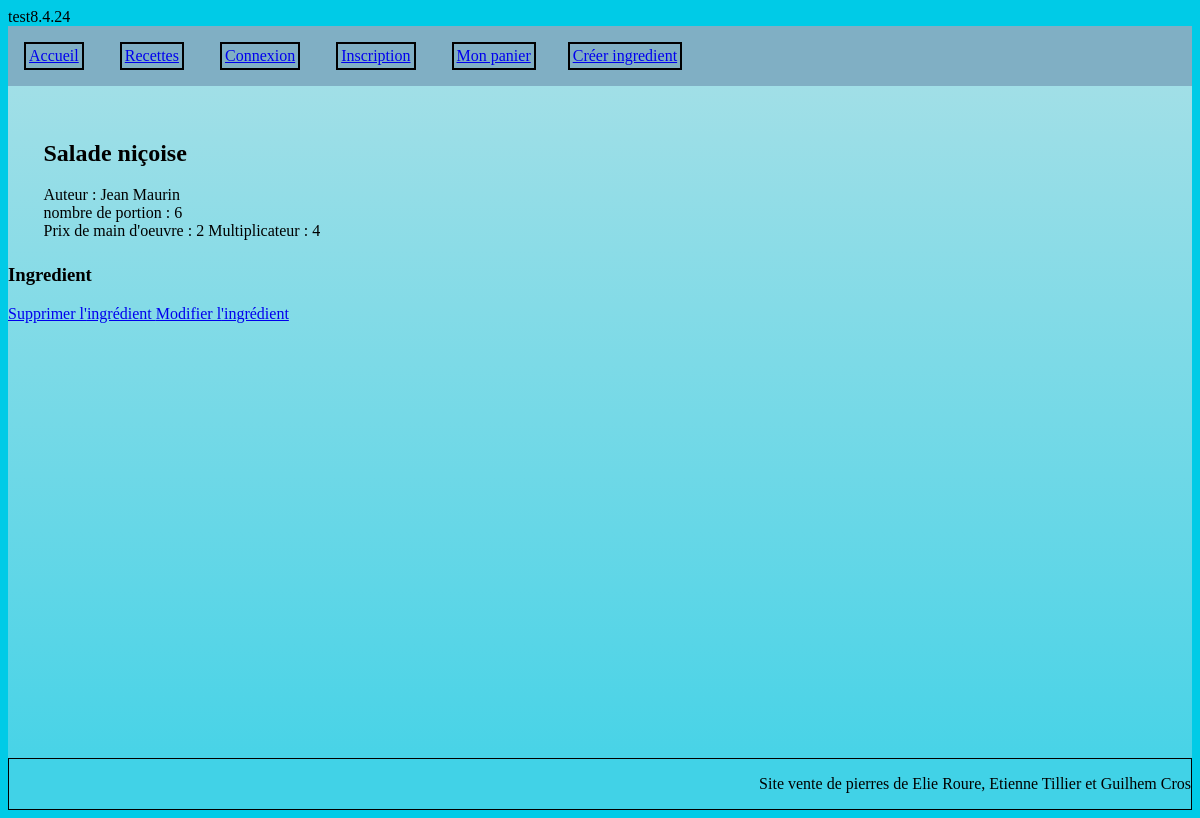
The page /index.php?action=read&controller=recette&idRecette=1 on the database its author committed.
### tables this page shows
CREATE TABLE `recette` (
  `idRecette` int(11) NOT NULL,
  `idTypeRecette` int(11) NOT NULL,
  `idAuteur` int(11) NOT NULL,
  `nomRecette` varchar(50) NOT NULL,
  `nombrePortion` int(11) NOT NULL,
  `descriptif` varchar(300) NOT NULL,
  `progression` varchar(2000) NOT NULL,
  `prixMainOeuvre` decimal(10,0) NOT NULL,
  `multiplicateur` decimal(10,0) NOT NULL
);

CREATE TABLE `auteur` (
  `idAuteur` int(11) NOT NULL,
  `nomAuteur` varchar(50) NOT NULL,
  `prenomAuteur` varchar(50) NOT NULL
);

### model/Model.php (called while the page is built, shortened)
<?php
class Model {
    public static $pdo;
    public static function Init() {
        $hostname = Conf::getHostname();
        $database_name = Conf::getDatabase();
        $login = Conf::getLogin();
        $password = Conf::getPassword();
        try {
            self::$pdo = new PDO("mysql:host=$hostname;dbname=$database_name", $login, $password,
                    array(PDO::MYSQL_ATTR_INIT_COMMAND => "SET NAMES utf8"));
            self::$pdo->setAttribute(PDO::ATTR_ERRMODE, PDO::ERRMODE_EXCEPTION);
        } catch (PDOException $e) {
            if (Conf::getDebug()) {
                echo $e->getMessage();
            } else {
                echo 'Une erreur est survenue <a href=""> retour a la page d\'accueil </a>';
            }
            die();
        }
    }
    public static function select($primary_value) {
        $table_name = static::$object;
        $class_name = "Model" . ucfirst($table_name);
        $primary_key = static::$primary;
        try {
            $sql = "SELECT * from " . ucfirst($table_name) . " WHERE " . $primary_key . "=:nom_tag";
            $req_prep = Model::$pdo->prepare($sql);
            $values = array(
                "nom_tag" => $primary_value,
            );
            $req_prep->execute($values);
            $req_prep->setFetchMode(PDO::FETCH_CLASS, $class_name);
            $tab = $req_prep->fetchAll();
        } catch (Exception $ex) {
            echo $ex->getMessage();
        }
        return $tab[0];
    }
}

### model/ModelRecette.php (called while the page is built, shortened)
<?php
require_once File::build_path(array("model", "Model.php"));
class ModelRecette extends Model{
    private $idRecette;
    private $idAuteur;
    private $nomRecette;
    private $nombrePortion;
    private $prixMainOeuvre;
    private $multiplicateur;
    function getIdRecette() {
        return $this->idRecette;
    }
    function getIdAuteur() {
        return $this->idAuteur;
    }
    function getNomRecette() {
        return $this->nomRecette;
    }
    function getNombrePortion() {
        return $this->nombrePortion;
    }
    function getPrixMainOeuvre() {
        return $this->prixMainOeuvre;
    }
    function getMultiplicateur(){
        return $this->multiplicateur;
    }
}

### model/ModelAuteur.php (called while the page is built, shortened)
<?php
require_once File::build_path(array("model", "Model.php"));
class ModelAuteur extends Model{
    private $prenomAuteur;
    private $nomAuteur;
    function getPrenomAuteur() {
        return $this->prenomAuteur;
    }
    function getNomAuteur() {
        return $this->nomAuteur;
    }
}

### view/recette/detail.php (the view, shortened to what this page needs)
<?php
echo '<div class = "precision"><h2>' . htmlspecialchars(ucfirst($r->getNomRecette())) . '</h2>' .
 '<li> Auteur : ' . htmlspecialchars($auteur->getPrenomAuteur()) . ' ' . htmlspecialchars($auteur->getNomAuteur()) .'</li>' .
 '<li> nombre de portion : ' . htmlspecialchars($r->getNombrePortion())  . '</li>' .
 '<li> Prix de main d\'oeuvre : ' . htmlspecialchars($r->getPrixMainOeuvre()) . ' Multiplicateur : ' . htmlspecialchars($r->getMultiplicateur())  . '</li></div>';
echo '<div class="IngredientRecette"><h3>Ingredient</h3><ul>';
echo '</ul></div>';
 echo '<a href="index.php?action=delete&controller=recette&idRecette=' . rawurlencode($r->getIdRecette()) . '"> Supprimer l\'ingrédient </a>';
 echo '<a href="index.php?action=update&controller=recette&idRecette=' . rawurlencode($r->getIdRecette()) . '"> Modifier l\'ingrédient </a>';?>

### style.css (style rules this page uses)
html { background-color: #00CBE7; }
.precision { margin: 2%; margin-left: 3%; padding-top: 10px; text-align: left; }
.precision>li { list-style-type: none; padding-left: 0px; }

### rows shown on the page
recette: nomRecette "Salade niçoise", nombrePortion "6", prixMainOeuvre "2", multiplicateur "4"
auteur: prenomAuteur "Jean", nomAuteur "Maurin"

### other values the page prints
phpversion() "8.4.24"
$login_label "Connexion"
